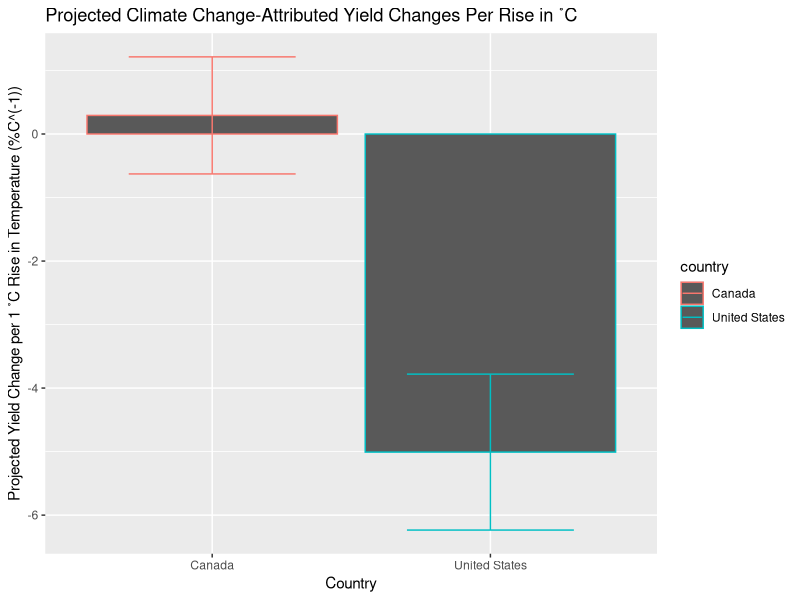
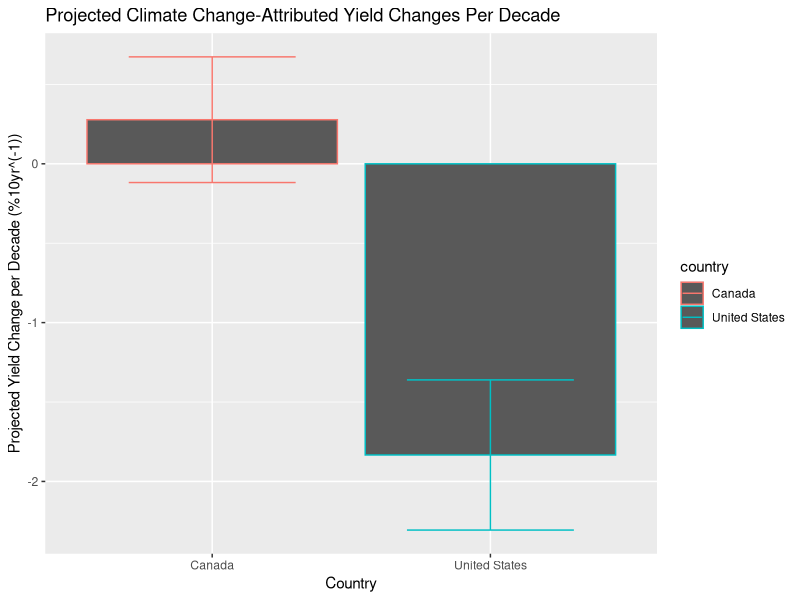
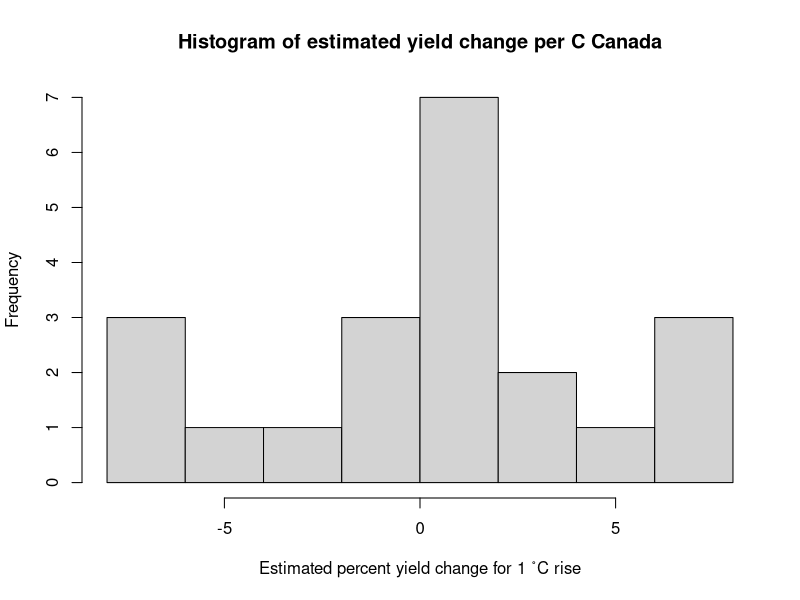
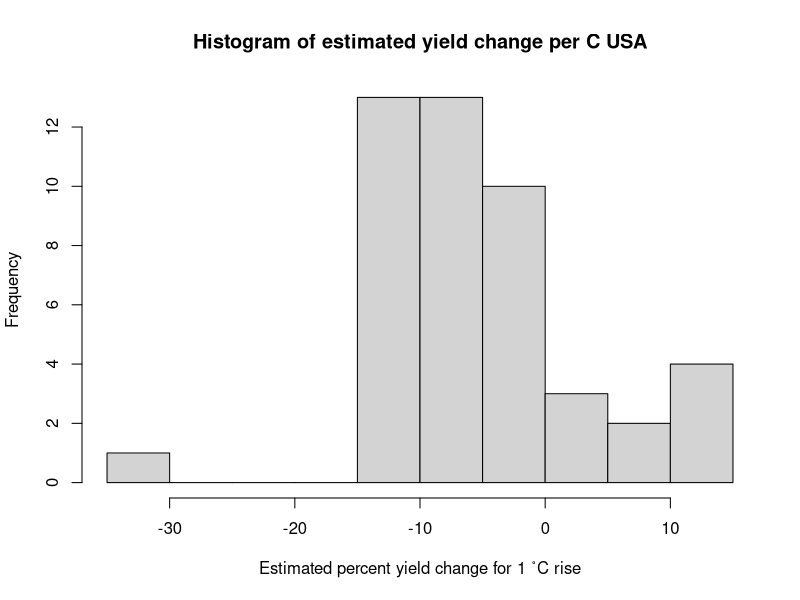
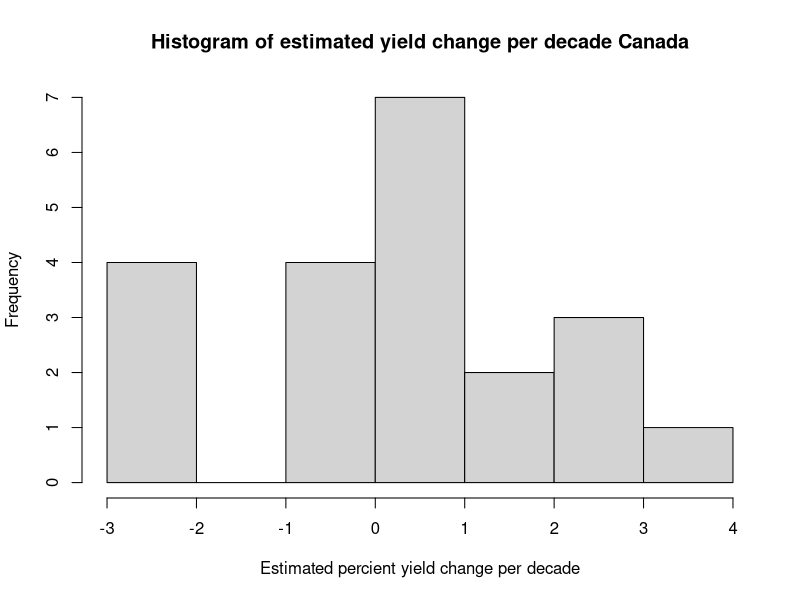
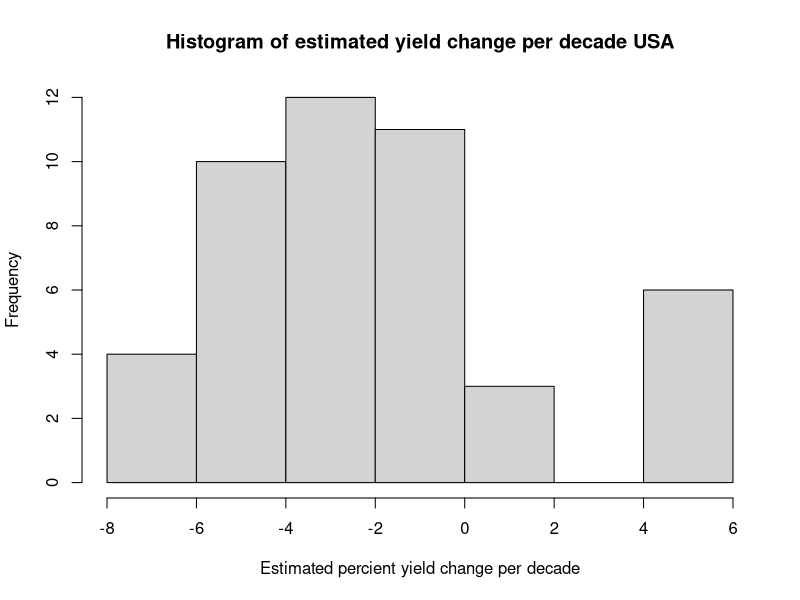

Generate these figures, in order, with R:
## ---- chunk 1
knitr::opts_chunk$set(echo = TRUE)
## ---- chunk 2
library(tidyverse)  # suite of packages for data manipulation/visualization
library(Hmisc)  # more data analysis
library(plotrix)  # makes calculating standard error easier
library(dplyr)  # data frame manipulation
library(skimr)  # for creating summaries
library(magrittr)  # enable piping
## ---- chunk 3
processed_projected_impact <- read.csv("processed_projected_impacts.csv", 
                                           header = TRUE, sep = ",", dec = ".")
## ---- chunk 4
# Create new data frame with averages that you can compare

# USA
usa_yield_change <- processed_projected_impact %>%
  filter(country == "United States")
# use USA data frame to calculate mean change per C and per decade
usa_mean_change_per_C = mean(usa_yield_change$yield_change_per_C)
usa_se_per_C = std.error(usa_yield_change$yield_change_per_C)  # calculating standard error change per C

usa_mean_change_per_decade = mean(usa_yield_change$yield_change_per_decade)
usa_se_per_decade = std.error(usa_yield_change$yield_change_per_decade)  # calculating se change per decade


# Canada
canada_yield_change <- processed_projected_impact %>%
  filter(country == "Canada")
# use Canadian data frame to calculate mean change per C and per decade
canada_mean_change_per_C = mean(canada_yield_change$yield_change_per_C)
canada_se_per_C = std.error(canada_yield_change$yield_change_per_C)  # calculating standard error change per C

canada_mean_change_per_decade = mean(canada_yield_change$yield_change_per_decade)
canada_se_per_decade = std.error(canada_yield_change$yield_change_per_decade)  # calculating se change per decade

# creating new data frame with averages per country
vulnerability_by_country = data.frame(country = c("United States", "Canada"), 
                                      mean_change_per_C = c(usa_mean_change_per_C, 
                                                            canada_mean_change_per_C),
                                      mean_change_per_decade = c(usa_mean_change_per_decade, 
                                                                 canada_mean_change_per_decade),
                                      se_per_c = c(usa_se_per_C, canada_se_per_C),
                                      se_per_decade = c(usa_se_per_decade, canada_se_per_decade))


## ---- chunk 5

# mean change per C
ggplot(data=vulnerability_by_country, aes(x=country, y=mean_change_per_C, 
                          color=country)) +
  geom_bar(stat = "identity") + 
  geom_errorbar(aes(ymin = mean_change_per_C - se_per_c, 
                    ymax = mean_change_per_C + se_per_c), width = .6) +
  labs(title="Projected Climate Change-Attributed Yield Changes Per Rise in ˚C", 
       x="Country", 
       y="Projected Yield Change per 1 ˚C Rise in Temperature (%C^(-1))")

# mean change per decade
ggplot(data=vulnerability_by_country, aes(x=country, y=mean_change_per_decade, 
                          color=country)) +
  geom_bar(stat = "identity") +
  geom_errorbar(aes(ymin = mean_change_per_decade - se_per_decade, 
                    ymax = mean_change_per_decade + se_per_decade), width = .6) +
  labs(title="Projected Climate Change-Attributed Yield Changes Per Decade", 
       x="Country", 
       y="Projected Yield Change per Decade (%10yr^(-1))")
## ---- chunk 6

hist(canada_yield_change$yield_change_per_C, 
     main = "Histogram of estimated yield change per C Canada",
     xlab = "Estimated percent yield change for 1 ˚C rise")

hist(usa_yield_change$yield_change_per_C,
     main = "Histogram of estimated yield change per C USA",
     xlab = "Estimated percent yield change for 1 ˚C rise")

hist(canada_yield_change$yield_change_per_decade,
     main = "Histogram of estimated yield change per decade Canada",
     xlab = "Estimated percient yield change per decade")

hist(usa_yield_change$yield_change_per_decade,
     main = "Histogram of estimated yield change per decade USA",
     xlab = "Estimated percient yield change per decade")

## ---- chunk 7

t.test(canada_yield_change$yield_change_per_C, 
       usa_yield_change$yield_change_per_C, 
       paired=FALSE)  # generates p value of p=.0009865

t.test(canada_yield_change$yield_change_per_decade, 
       usa_yield_change$yield_change_per_decade, 
       paired=FALSE)  # p-value = 0.0011
